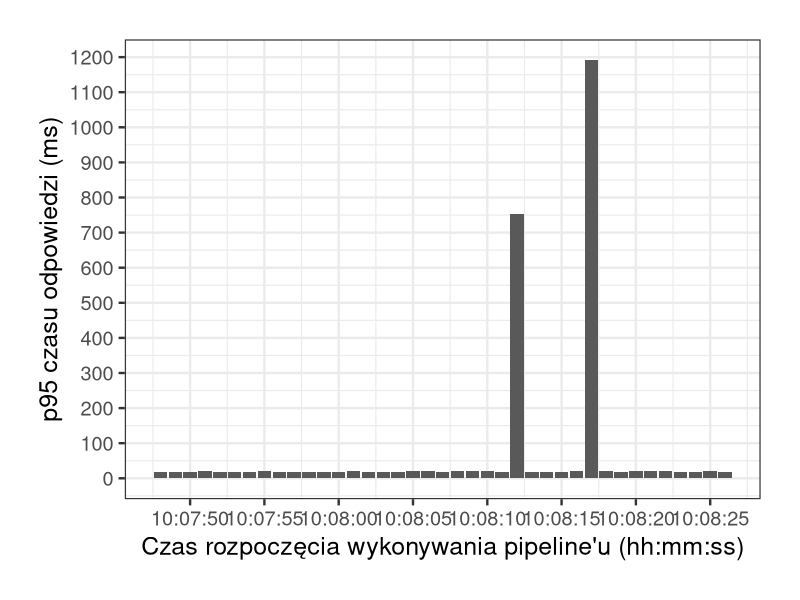

This chart was generated by the following R code:
library("ggplot2")
library("scales")

png(filename="data-intensive-vm-20mb.png", width=800, height=600)

dat = read.csv("dataintensivevm_20mb.csv")
dat$time = as.POSIXct(dat$time, format = "%Y-%m-%dT%H:%M:%SZ")

ggplot(data=dat, aes(time, p95)) +
geom_bar(stat = "identity") +
theme_bw(base_size=18) + theme(plot.margin = unit(c(1,1,1,1), "cm")) +
scale_x_datetime(labels = date_format("%H:%M:%S"), breaks = pretty_breaks(n=10)) +
scale_y_continuous(breaks=pretty_breaks(n=10)) +
labs(x = "Czas rozpoczęcia wykonywania pipeline'u (hh:mm:ss)", y = "p95 czasu odpowiedzi (ms)")
